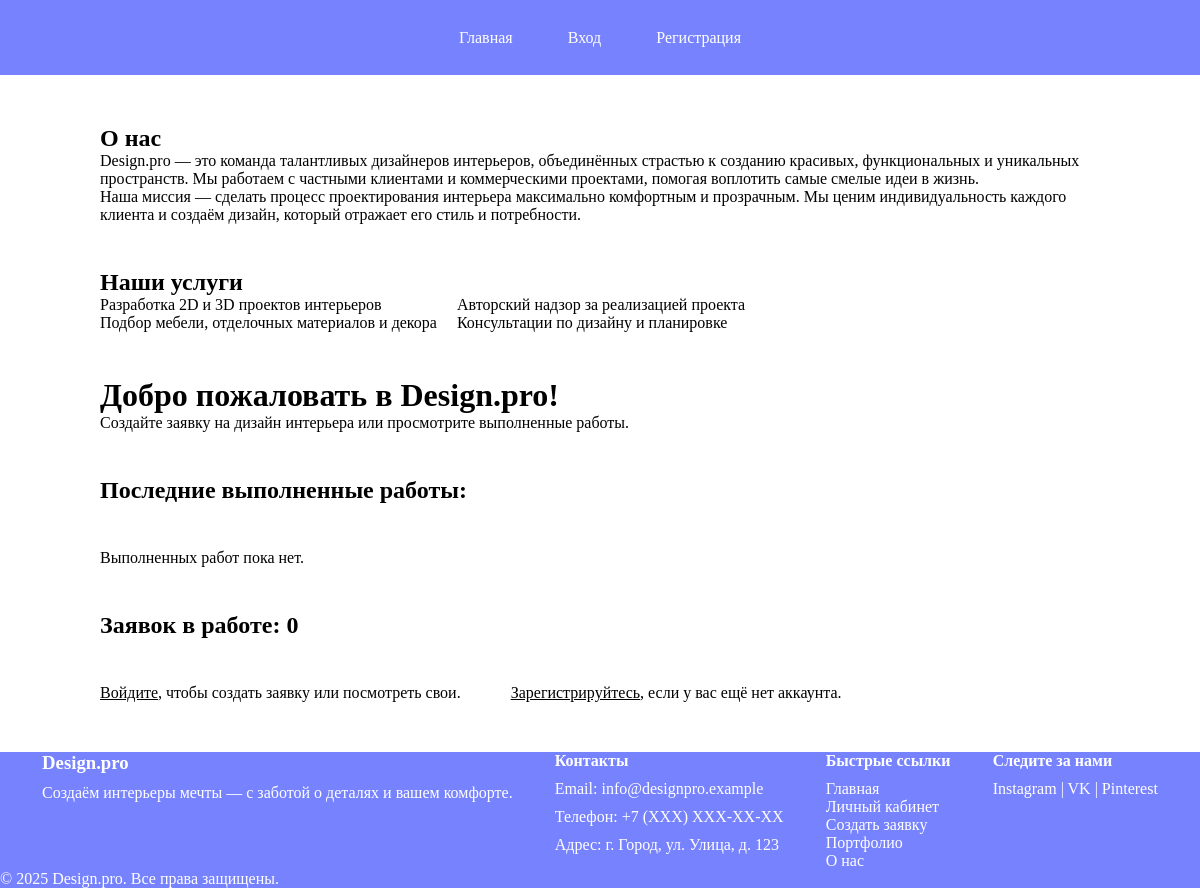
The app's page /main/, older data.
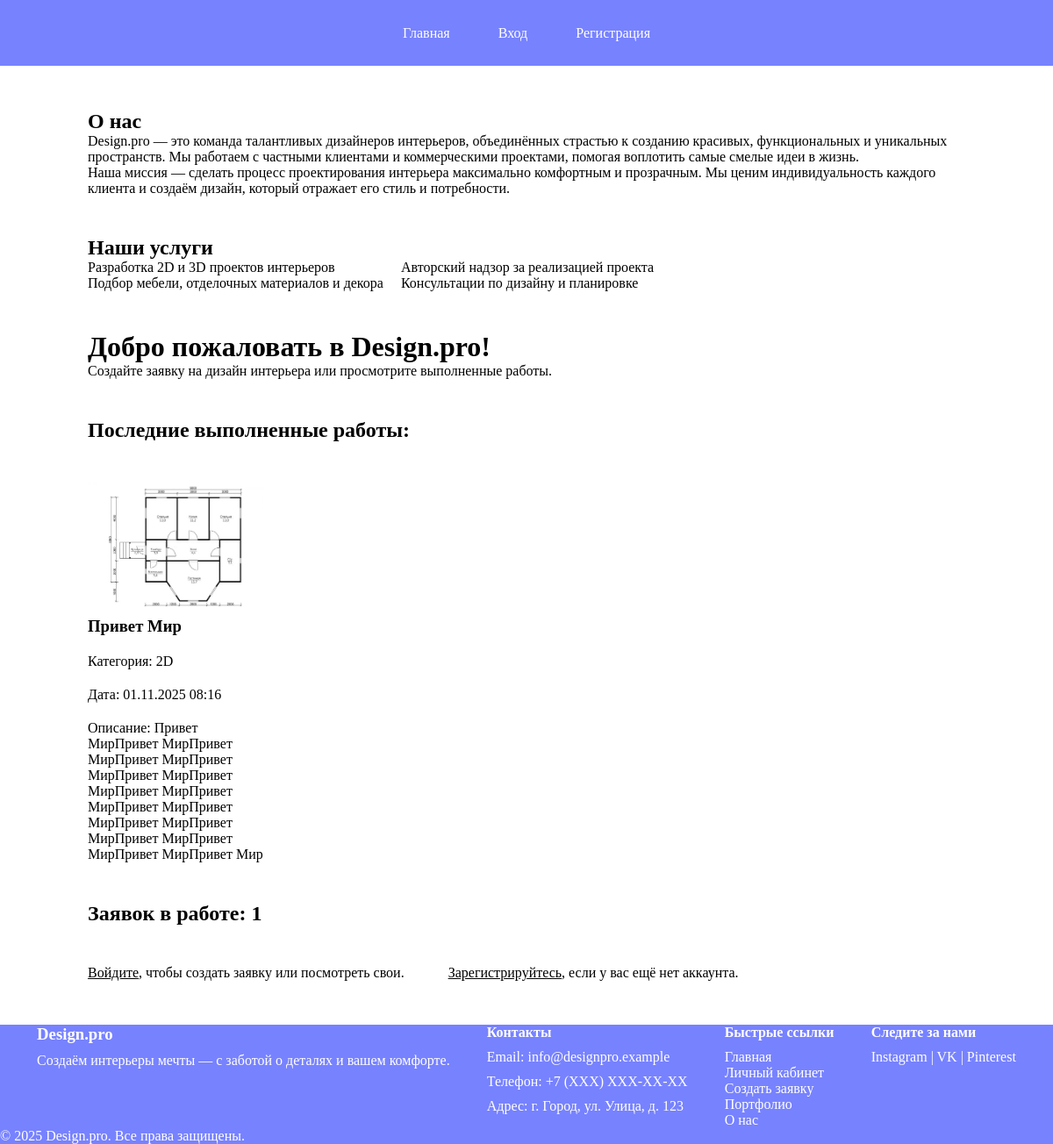
The same page, newer data.
### main/models.py (models this page shows, shortened)
class DesignRequest(models.Model):
    STATUS_CHOICES = [
        ('new', 'Новая'),
        ('in_progress', 'Принято'),
        ('complited', 'Выполнено'),
    ]
    user = models.ForeignKey(User, on_delete=models.CASCADE, related_name='requests')
    title = models.CharField(max_length=200, null=False, blank=False, verbose_name='Заголовок')
    description = models.TextField(null=False, blank=False, verbose_name='Описание')
    category = models.ForeignKey(Category, on_delete=models.CASCADE)
    plan_image = models.ImageField(upload_to='plan_img/', validators=[validate_image_extension_and_size])
    status = models.CharField(max_length=20, choices=STATUS_CHOICES, default='new')
    created_at = models.DateTimeField(auto_now_add=True)
    design_image = models.ImageField(upload_to='design_img/', validators=[validate_image_extension_and_size], blank=True, null=True)
    admin_comment = models.TextField(null=True, blank=True)
    class Meta:
        verbose_name = 'Заявка на дизайн'
        verbose_name_plural = "Заявки на дизайн"
        ordering = ['-created_at']

class Category(models.Model):
    name = models.CharField(max_length=100, unique=True)
    class Meta:
        verbose_name= 'Категория'
        verbose_name_plural = "Категории"

### main/views.py (the view)
# urls.py: 2. Add a URL to urlpatterns:  path('', views.home, name='home')
def home(request):
    completed_requests = DesignRequest.objects.filter(status='complited').order_by('-created_at')[:4]
    in_progress_count = DesignRequest.objects.filter(status='in_progress').count()
    return render(request, 'main_app/home.html', {
        'completed_requests': completed_requests,
        'in_progress_count': in_progress_count
    })

### templates/main_app/home.html (shortened to what this page needs)
{% extends "base.html" %}
{% load static %}
{% block content %}
    <section class="about">
        <h2>О нас</h2>
        <p>
            Design.pro — это команда талантливых дизайнеров интерьеров, объединённых страстью к созданию
            красивых, функциональных и уникальных пространств. Мы работаем с частными клиентами и коммерческими
            проектами, помогая воплотить самые смелые идеи в жизнь.
        </p>
        <p>
            Наша миссия — сделать процесс проектирования интерьера максимально комфортным и прозрачным.
            Мы ценим индивидуальность каждого клиента и создаём дизайн, который отражает его стиль и потребности.
        </p>
    </section>
    <section class="service">
        <h2>Наши услуги</h2>
        <ul>
            <div>
                <li>Разработка 2D и 3D проектов интерьеров</li>
                <li>Подбор мебели, отделочных материалов и декора</li>
            </div>
            <div>
                <li>Авторский надзор за реализацией проекта</li>
                <li>Консультации по дизайну и планировке</li>
            </div>
        </ul>
    </section>
    <div>
        <h1>Добро пожаловать в Design.pro!</h1>
        <p>Создайте заявку на дизайн интерьера или просмотрите выполненные работы.</p>
    </div>
    <h2>Последние выполненные работы:</h2>
    {% if completed_requests %}
        <div class="completed-requests">
            {% for req in completed_requests %}
                <div>
                <div class="request-item-image">
                    {% if req.design_image %}
                        <img src="{{ req.design_image.url }}" alt="Дизайн {{ req.title }}"
                             style="max-width: 200px; height: auto;">
                    {% else %}
                        <p>Изображение дизайна отсутствует.</p>
                    {% endif %}
                </div>
                <div class="request-item">
                    <div class="request-item-text">
                        <h3>{{ req.title }}</h3>
                        <p>Категория: {{ req.category.name }}</p>
                        <p>Дата: {{ req.created_at|date:"d.m.Y H:i" }}</p>
                        <p>Описание: {{ req.description }}</p>
                    </div>
                </div>
                </div>
            {% endfor %}
        </div>
    {% else %}
        <p>Выполненных работ пока нет.</p>
    {% endif %}
    <h2>Заявок в работе: {{ in_progress_count }}</h2>
    {% if user.is_authenticated %}
        {% if user.is_staff %}
            <div class="link">
                <p><a href="{% url 'admin_dashboard' %}">Перейти в админ-панель</a></p>
                <p><a href="{% url 'manage_categories' %}">Управление категориями</a></p>
            </div>
        {% else %}
            <div class="link">
                <p><a href="{% url 'user_dashboard' %}">Перейти в ваш личный кабинет</a></p>
                <p><a href="{% url 'create_request' %}">Создать новую заявку</a></p>
            </div>
        {% endif %}
    {% else %}
        <div class="link">
            <p><a href="{% url 'login' %}">Войдите</a>, чтобы создать заявку или посмотреть свои.</p>
            <p><a href="{% url 'register' %}">Зарегистрируйтесь</a>, если у вас ещё нет аккаунта.</p>
        </div>
    {% endif %}
{% endblock %}

Row changes from the older to the newer data that the page shows:
added DesignRequest: design_image (picture), title "Привет Мир", category.name "2D", created_at "01.11.2025 08:16", description "Привет МирПривет МирПривет МирПривет МирПривет МирПривет МирПривет МирПривет МирПривет МирПривет МирПривет МирПривет МирПривет МирПривет МирПривет МирПривет МирПривет Мир"
Text that changed along with them:
{{ in_progress_count }}: "0" → "1"
text no longer shown: "Выполненных работ пока нет."
